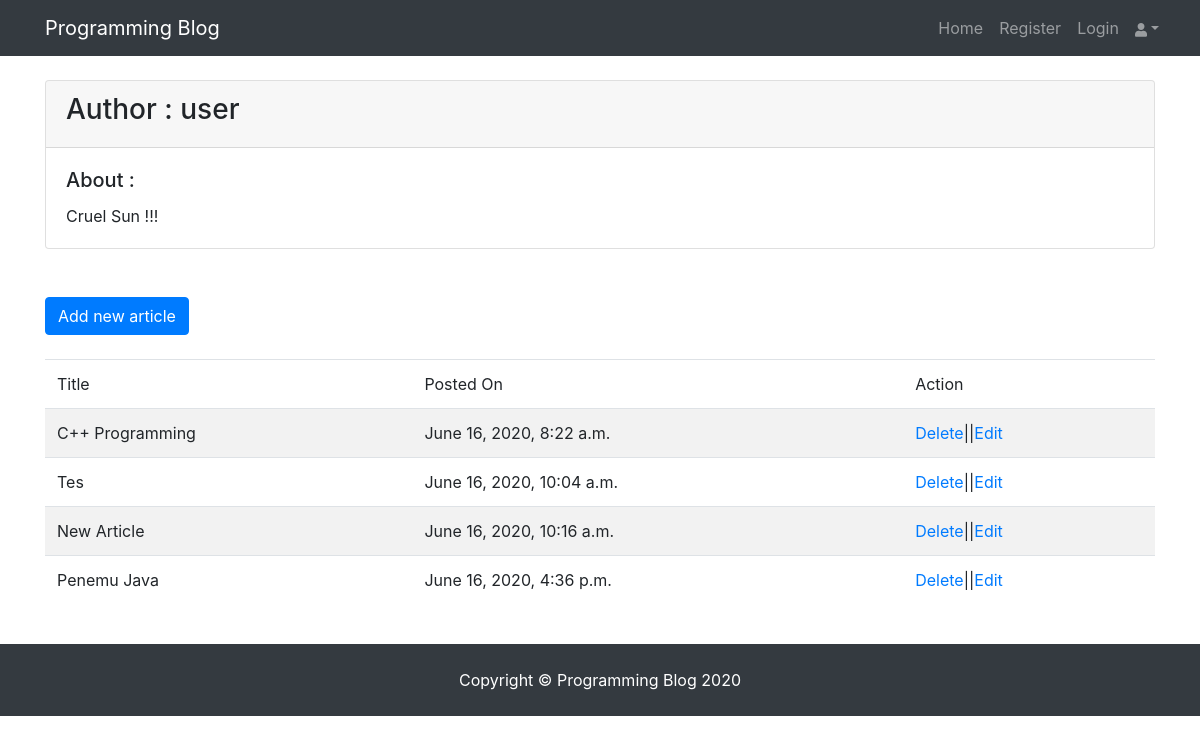
Screenshot of /profile (signed in) with the database file from the repository.
### djangoBlogApp/models.py (models this page shows, shortened)
class author(models.Model):
    name = models.ForeignKey(User, on_delete=models.CASCADE)
    profile_picture = models.FileField()
    details = models.TextField()

class article(models.Model):
    article_author = models.ForeignKey(author, on_delete=models.CASCADE)
    title = models.CharField(max_length=200)
    body = models.TextField()
    image = models.FileField()
    posted_on = models.DateTimeField(auto_now=False, auto_now_add=True)
    updated_on = models.DateTimeField(auto_now=True, auto_now_add=False)
    category = models.ForeignKey(category, on_delete=models.CASCADE)
    tag = models.ManyToManyField(tag)

### djangoBlogApp/views.py (the view, shortened to what this page needs)
# urls.py: path('profile', views.getProfile, name="profile"),
def getProfile(request):
    if request.user.is_authenticated:
        user = get_object_or_404(User, id=request.user.id)
        author_profile = author.objects.filter(name=user.id)
        if author_profile:
            authorUser = get_object_or_404(author, name=request.user.id)
            post = article.objects.filter(article_author=authorUser.id)
            return render(request, 'my_article.html', {"post": post, "user": authorUser})
    else:
        return redirect('blog:login')

### templates/my_article.html (shortened to what this page needs)
{% extends 'base.html' %}
{% block content %}
    <div class="container my-4">
      <div class="card">
        <div class="card-header"><h3>Author : {{ user.name }}</h3></div>
        <div class="card-body">
          <h5 class="card-title">About :</h5>
          <p class="card-text">{{ user.details }}</p>
        </div>
      </div>
    </div>
    <br><br>
    <div class="container my-4">
        <a href="{% url 'blog:create' %}" class="btn btn-primary pull pull-right">Add new article</a><br><br>
    <table class="table table-striped">
        <thead>
        <tr>
            <td>Title</td>
            <td>Posted On</td>
            <td>Action</td>
        </tr>
        </thead>
        <tbody>
        {% for p in post %}
            <tr>
                <td>{{ p.title }}</td>
                <td>{{ p.posted_on }}</td>
                <td><a href="{% url 'blog:delete' pid=p.id %}">Delete</a>||<a href="{% url 'blog:update' pid=p.id %}">Edit</a></td>
            </tr>
        {% endfor %}
        </tbody>
</table>
    </div>
{% endblock %}

### djangoBlogApp/static/css/blog-post.css (style rules this page uses)
body { padding-top: 56px; }

### rows the page displays
author: name "user", details "Cruel Sun !!!"
article: title "C++ Programming", posted_on "June 16, 2020, 8:22 a.m."
article: title "Tes", posted_on "June 16, 2020, 10:04 a.m."
article: title "New Article", posted_on "June 16, 2020, 10:16 a.m."
article: title "Penemu Java", posted_on "June 16, 2020, 4:36 p.m."
